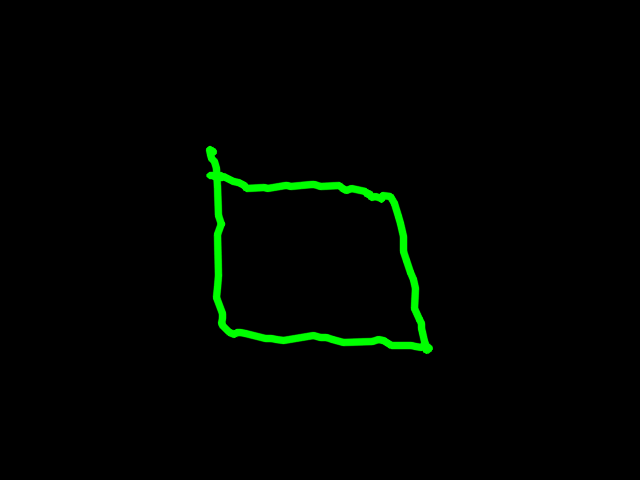
#> input picture drawing.png, 640 x 480 px
$ python -i utils.py   (imports and definitions only)   (older library calls are emulated)
#> lines starting #> are read from the running program, lines starting #| are printed output that depends on the picture; after the words box and inside, x2 and y2 are one past the last pixel; in counts of white or black regions, pixels touching at a corner belong together
import cv2
import torch
import numpy as np
import random
from src.config import CLASSES

def unsharp_mask(image, alpha=1.5, beta=-0.5):
    """Enhances edges by adding a weighted difference of the blurred image to the original."""
    blurred = cv2.GaussianBlur(image, (3, 3), 0)
    sharp = cv2.addWeighted(image, alpha, blurred, beta, 0)
    return sharp

def enhance_edges(image):
    """Applies Laplacian filter to enhance edges after blurring."""
    laplacian = cv2.Laplacian(image, cv2.CV_64F)
    enhanced = cv2.convertScaleAbs(image - laplacian)  # Subtract edges from the image
    return enhanced

def preprocess_image(image_path, margin=20):
    # Load the image in grayscale
#> called with image_path = '../drawing.png', margin = 20
    img = cv2.imread(image_path, cv2.IMREAD_GRAYSCALE)
#> img: shape (480, 640); min 0, max 149, mean 2.7

    # Find the bounding box of the drawn object
    _, thresh = cv2.threshold(img, 1, 255, cv2.THRESH_BINARY)
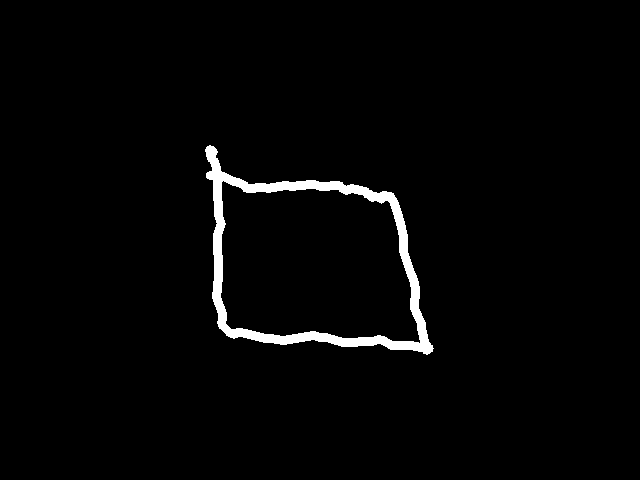
#> thresh: shape (480, 640); 2.2% white; 1 white region
    contours, _ = cv2.findContours(thresh, cv2.RETR_EXTERNAL, cv2.CHAIN_APPROX_SIMPLE)
#> contours = 1 contour; box (x1, y1, x2, y2) and area: (205, 145, 434, 355) 31892
    if contours:
        x, y, w, h = cv2.boundingRect(contours[0])
#> x = 205; y = 145; w = 229; h = 210
        # Add margin to the bounding box
        x = max(0, x - margin)
#> x = 185
        y = max(0, y - margin)
#> y = 125
        w = min(img.shape[1] - x, w + 2 * margin)
#> w = 269
        h = min(img.shape[0] - y, h + 2 * margin)
#> h = 250
        img = img[y:y+h, x:x+w]
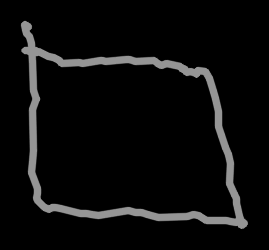
#> img: shape (250, 269); min 0, max 149, mean 12.2

    # Resize the image to 28x28
    img = cv2.resize(img, (28, 28))
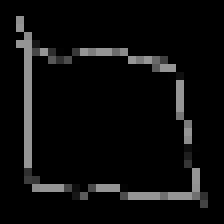
#> img: shape (28, 28) (shown 8 times larger); min 0, max 149, mean 12.7

    # Apply Gaussian blur to soften sharp edges (adjust kernel size if needed)
    img = cv2.GaussianBlur(img, (3, 3), 0)
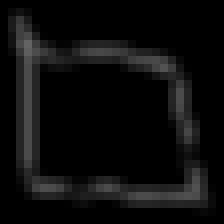
#> img: shape (28, 28) (shown 8 times larger); min 0, max 99, mean 12.7

    # Apply Unsharp Masking for clarity
    img = unsharp_mask(img, alpha=1.5, beta=-0.5)

    img = enhance_edges(img)
#> in enhance_edges, `laplacian = cv2.Laplacian(image, cv2.CV_64F)`:
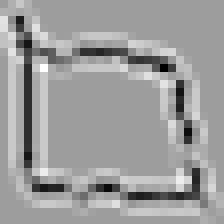
#> laplacian: shape (28, 28) float64 (shown 8 times larger); min -133, max 83, mean 0.2; drawn with min black and max white
#> in enhance_edges, `enhanced = cv2.convertScaleAbs(image - laplacian)`:
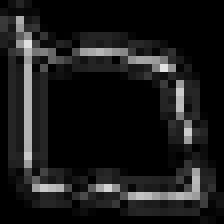
#> enhanced: shape (28, 28) (shown 8 times larger); min 0, max 227, mean 26.3

    # Normalize pixel values to be between 0 and 1
    img = img.astype(np.float32)

    cv2.imwrite("drawing-resized.png", img)

    # Add batch and channel dimensions (1, 1, 28, 28) for PyTorch
    img = np.expand_dims(img, axis=(0, 1))

    # Convert to PyTorch tensor
#> (the run stopped early here; a loop or call above may not have finished)
